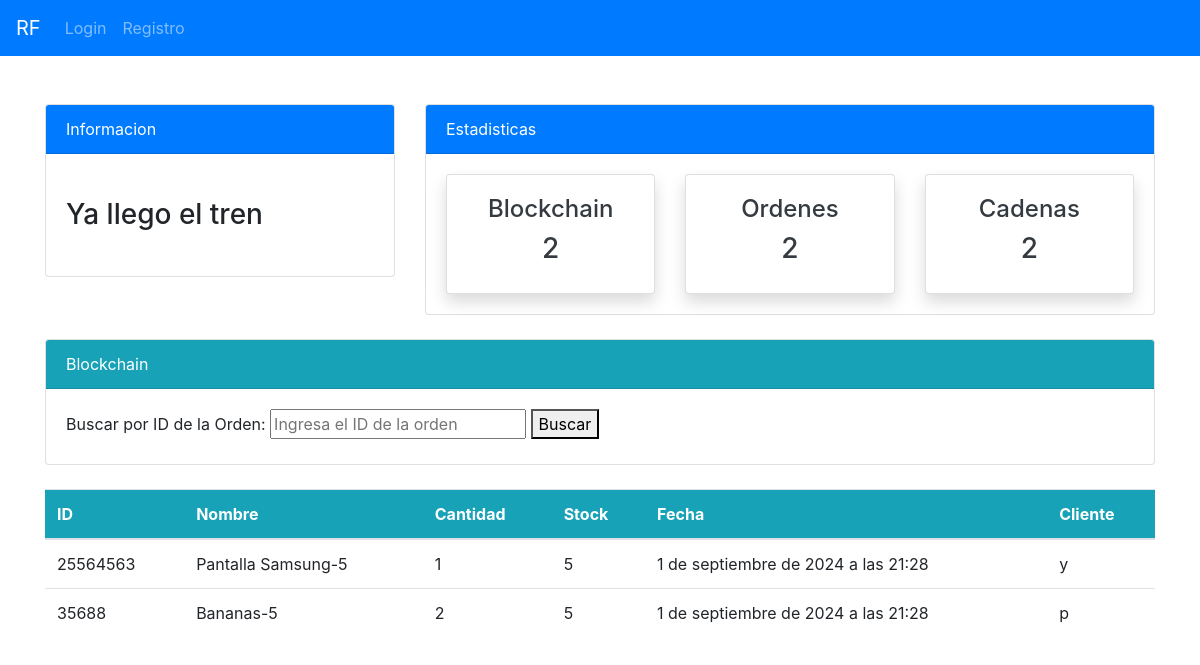
The page /blockchain/consulta/ on the database as committed earlier.
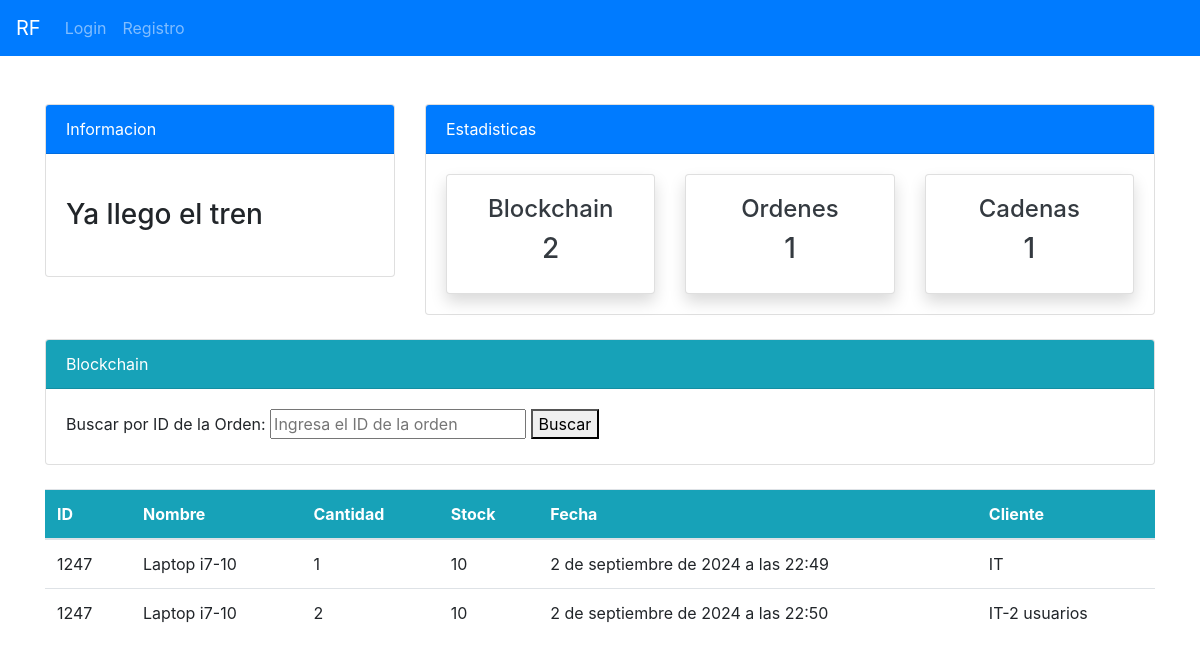
The same page on the database as committed later.
### blockchain/models.py (models this page shows)
class Block(models.Model):
    cadena = models.ForeignKey(Cadena, on_delete=models.CASCADE, related_name='bloques', null=True, blank=True)
    orden_id  = models.CharField(max_length=100)
    nombre = models.ForeignKey(Product, on_delete=models.CASCADE)
    cantidad = models.IntegerField()
    stock = models.IntegerField()
    fecha = models.DateTimeField(default=timezone.now)  # Se añade automáticamente la fecha y hora actuales
    cliente = models.CharField(max_length=255) #se añade cliente que pide orden
    hash = models.CharField(max_length=64)
    prev_hash = models.CharField(max_length=64)
    timestamp = models.DateTimeField(auto_now_add=True)
    completado = models.BooleanField(default=False)
    def __str__(self):
        return f'Bloque {self.id} - {self.nombre}'

### api/models.py (models this page shows)
class Product(models.Model):
    name = models.CharField(max_length=100, null=True)
    quantity = models.PositiveIntegerField(null=True)
    category = models.CharField(max_length=50, choices=CATEGORY, null=True)
    def __str__(self):
        return f'{self.name}-{self.quantity}'

### blockchain/views.py (the view)
# urls.py: path('consulta/', views.consulta, name='blockchain-consulta'),
def consulta(request):
    block_count = Block.objects.all().count()
    cadena_count = Cadena.objects.all().count()
    all_ids = Block.objects.values_list('orden_id', flat=True).distinct()
    print(f"Todos los IDs: {all_ids}")  # Agrega esta línea para depurar
    orden_id = request.GET.get('orden_id')
    if orden_id:
        blocks = Block.objects.filter(orden_id=orden_id)
    else:
        blocks = Block.objects.all()
    print(f"Blocks: {blocks}")  # Agrega esta línea para depurar
    context = {
        'all_ids': all_ids,
        'blocks': blocks,
        'block_count':block_count,
        'cadena_count':cadena_count,
    }
    return render(request, 'blockchain/consulta.html', context)

### templates/blockchain/consulta.html (shortened to what this page needs)
{% extends 'partials/base.html' %}
{% block content %}
{% include 'blockchain/top_nav_block.html' %}
    <div class="container mt-4">
        <div class="card">
            <div class="card-header bg-info text-white">Blockchain</div>
            <div class="card-body">
            <form method="get" action="{% url 'blockchain-consulta' %}">
                <label for="order_id">Buscar por ID de la Orden:</label>
                <input type="text" id="order_id" name="order_id" placeholder="Ingresa el ID de la orden">
                <button type="submit">Buscar</button>
            </form>
        </div>
    </div>
    <br>
            <div class="block-container">
                {% if blocks %}
                    <table class="table bg-white">
                        <thead class="bg-info text-white">
                            <tr>
                                <th>ID</th>
                                <th>Nombre</th>
                                <th>Cantidad</th>
                                <th>Stock</th>
                                <th>Fecha</th>
                                <th>Cliente</th>
                            </tr>
                        </thead>
                        <tbody>
                            {% for block in blocks %}
                                <tr>
                                    <td>{{ block.orden_id }}</td>
                                    <td>{{ block.nombre }}</td>
                                    <td>{{ block.cantidad }}</td>
                                    <td>{{ block.stock }}</td>
                                    <td>{{ block.fecha }}</td>
                                    <td>{{ block.cliente }}</td>
                                </tr>
                            {% endfor %}
                        </tbody>
                    </table>
                {% else %}
                    <p>No se encontraron bloques para el ID de orden proporcionado.</p>
                {% endif %}
            </div>
            </div>
{% endblock%}

Rows that differ between the two databases and show on the page:
removed Block: orden_id "25564563", nombre "Pantalla Samsung-5", cantidad "1", stock "5", fecha "1 de septiembre de 2024 a las 21:28", cliente "y"
removed Block: orden_id "35688", nombre "Bananas-5", cantidad "2", stock "5", fecha "1 de septiembre de 2024 a las 21:28", cliente "p"
added Block: orden_id "1247", nombre "Laptop i7-10", cantidad "1", stock "10", fecha "2 de septiembre de 2024 a las 22:49", cliente "IT"
added Block: orden_id "1247", nombre "Laptop i7-10", cantidad "2", stock "10", fecha "2 de septiembre de 2024 a las 22:50", cliente "IT-2 usuarios"
Other text that changed with them:
{{ cadena_count }}: "2" → "1"
